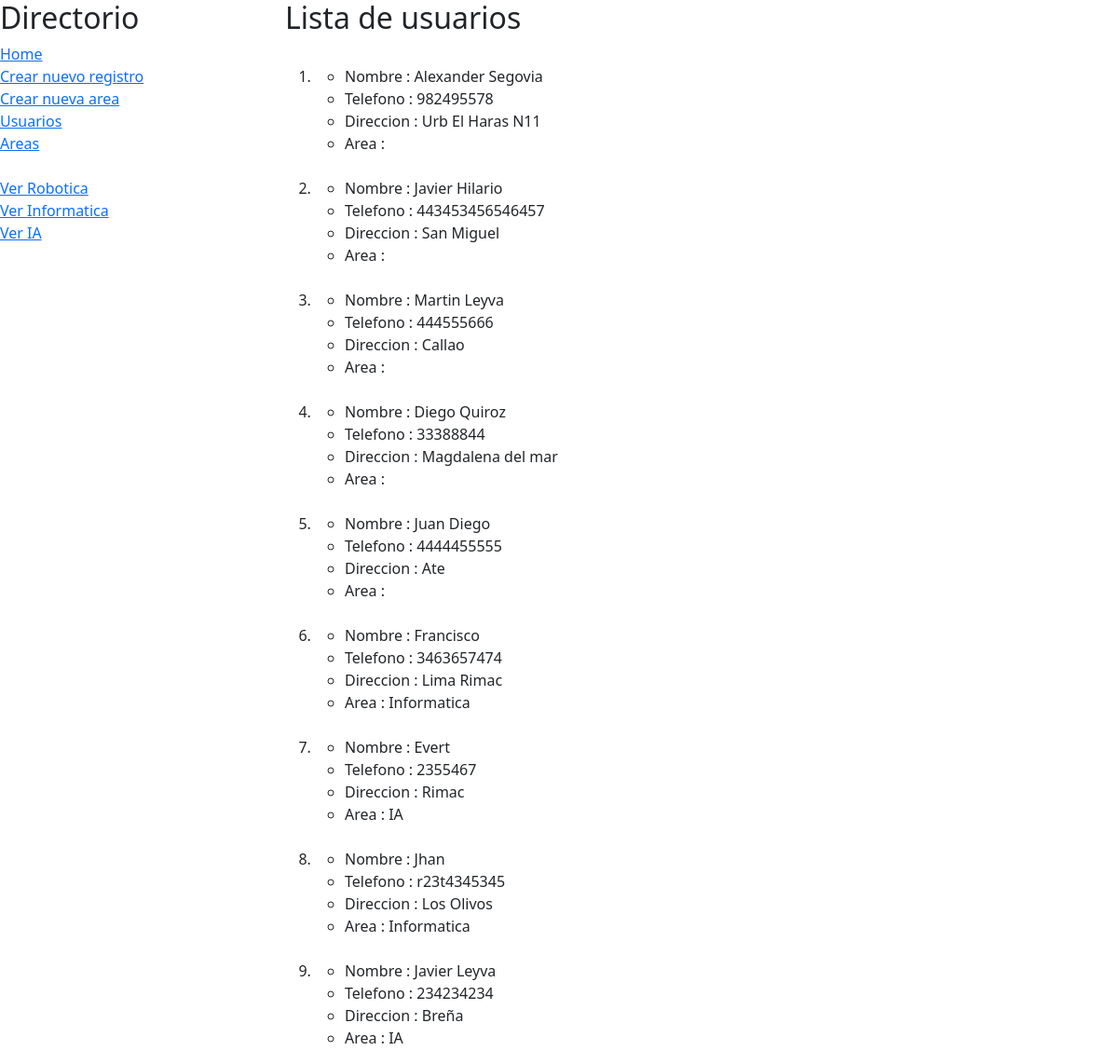
The app's page /app2/usuarios with its own data.
### app2/models.py (models this page shows)
class area(models.Model):
    nombreArea = models.CharField(max_length=32, null=True, blank=True)
    descripcionArea = models.CharField(max_length=256, null=True, blank=True)

class usuario(models.Model):
    nombreUsuario = models.CharField(max_length=64, null=True, blank=True)
    numeroUsuario = models.CharField(max_length=32, null=True, blank=True)
    direccionUsuario = models.CharField(max_length=64, null=True, blank=True)
    areaUsuario = models.CharField(max_length=32, null=True, blank=True)
    descripcionUsuario = models.CharField(max_length=256, null=True, blank=True)
    areaR = models.ForeignKey(area, null=True, blank=True, on_delete=models.SET_NULL)

### app2/views.py (the view)
# urls.py: path('usuarios',views.usuarios,name='usuarios'),
def usuarios(request):
    usuariosTotales = usuario.objects.all()
    return render(request,'usuarios.html',{
        'usuariosTotales':usuariosTotales,
        'areasSistema':area.objects.all()
    })

### app2/templates/usuarios.html (shortened to what this page needs)
{% extends "layout.html" %}
{% block contenido %}
    <h2>Lista de usuarios</h2>
    <ol>
        {% for usuarioInfo in usuariosTotales %}
        <br>
        <li>
            <ul>
                <li>Nombre : {{ usuarioInfo.nombreUsuario }}</li>
                <li>Telefono : {{ usuarioInfo.numeroUsuario }}</li>
                <li>Direccion : {{ usuarioInfo.direccionUsuario }}</li>
                <li>Area : {{ usuarioInfo.areaR.nombreArea }}</li>
            </ul>
        </li>
        {% endfor %}
    </ol>
{% endblock %}

### app2/templates/layout.html (shortened to what this page needs)
<!DOCTYPE html>
<html>
    <head>
        <link href="https://cdn.jsdelivr.net/npm/bootstrap@5.3.0/dist/css/bootstrap.min.css" rel="stylesheet">
        <link rel="stylesheet" href="https://cdnjs.cloudflare.com/ajax/libs/font-awesome/6.3.0/css/all.min.css" />
    </head>
    <body>
        <div class="row">
            <div class="col-3">
                <h2>Directorio</h2>
                <div>
                    <a href="{% url 'app2:inicio' %}">Home</a>
                </div>
                <div>
                    <a href="{% url 'app2:nuevoRegistro' %}">Crear nuevo registro</a>
                </div>
                <div>
                    <a href="{% url 'app2:nuevaArea' %}">Crear nueva area</a>
                </div>
                <div>
                    <a href="{% url 'app2:usuarios' %}">Usuarios</a>
                </div>
                <div>
                    <a href="{% url 'app2:areas' %}">Areas</a>
                </div>
                <br>
                {% for areaInfo in areasSistema %}
                <div>
                    <a href="{% url 'app2:verArea' areaInfo.id %}">Ver {{ areaInfo.nombreArea }}</a>
                </div>
                {% endfor %}
            </div>
            <div class="col-9">
                {% block contenido %}
                {% endblock %}
            </div>
        </div>
    </body>
</html>

### records on screen
area: nombreArea "Robotica"
area: nombreArea "Informatica"
area: nombreArea "IA"
usuario: nombreUsuario "Alexander Segovia", numeroUsuario "982495578", direccionUsuario "Urb El Haras N11"
usuario: nombreUsuario "Javier Hilario", numeroUsuario "443453456546457", direccionUsuario "San Miguel"
usuario: nombreUsuario "Martin Leyva", numeroUsuario "444555666", direccionUsuario "Callao"
usuario: nombreUsuario "Diego Quiroz", numeroUsuario "33388844", direccionUsuario "Magdalena del mar"
usuario: nombreUsuario "Juan Diego", numeroUsuario "4444455555", direccionUsuario "Ate"
usuario: nombreUsuario "Francisco", numeroUsuario "3463657474", direccionUsuario "Lima Rimac", areaR.nombreArea "Informatica"
usuario: nombreUsuario "Evert", numeroUsuario "2355467", direccionUsuario "Rimac", areaR.nombreArea "IA"
usuario: nombreUsuario "Jhan", numeroUsuario "r23t4345345", direccionUsuario "Los Olivos", areaR.nombreArea "Informatica"
usuario: nombreUsuario "Javier Leyva", numeroUsuario "234234234", direccionUsuario "Breña", areaR.nombreArea "IA"
